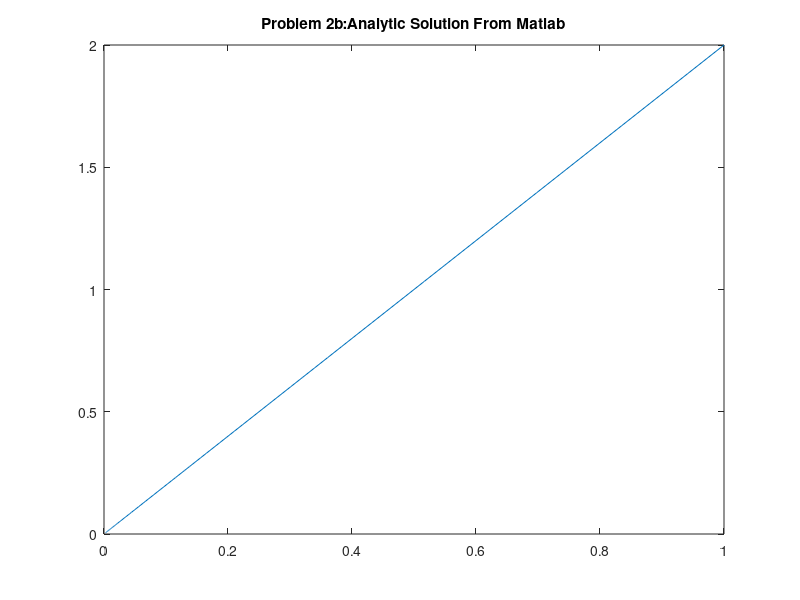

Reproduce this figure in MATLAB.
y = [1, 2];
analytic = [];
t = transpose([0:0.01:1]);
for elm = t
    temp = exp(-6*elm)*y;
    analytic = [analytic, temp];
end

figure;
plot(analytic(:,1), analytic(:,2));
title('Problem 2b:Analytic Solution From Matlab');